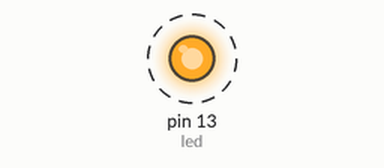
Simulated run of this sketch. Board: Arduino Uno, built with avr-gcc and run on an emulated ATmega328P. Parts: output pins drawn as LEDs (lit = HIGH). Dashed ring = blinking.

Above: at 0.5 s.
Timing chart, 0 to 3.5 s (numbered marks = the images above):
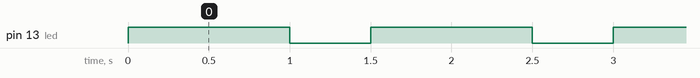

Measured:
- by itself, pin 13 (led): alternates HIGH for 1.0 s and LOW for 0.50 s

The sketch:

led-encendidoX2.ino
```cpp
int led = 13;
int esperar = 500;

void setup() {
  // put your setup code here, to run once:

    pinMode(led, OUTPUT);

}

void loop() {
  // put your main code here, to run repeatedly:

  digitalWrite(led, HIGH);
  delay(esperar * 2);

  digitalWrite(led, LOW);
  delay(esperar);

}
```
